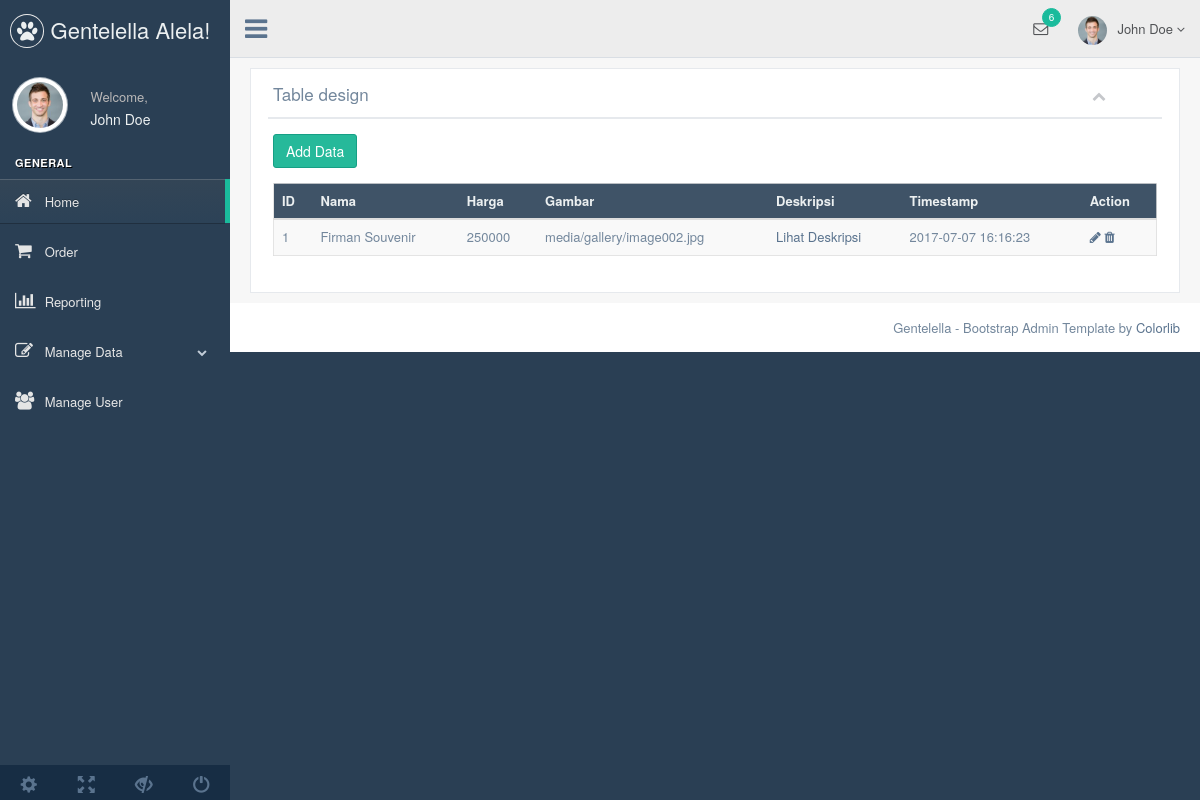
Before: /admin/index.php?menu=souvenir (signed in) with the older database file.
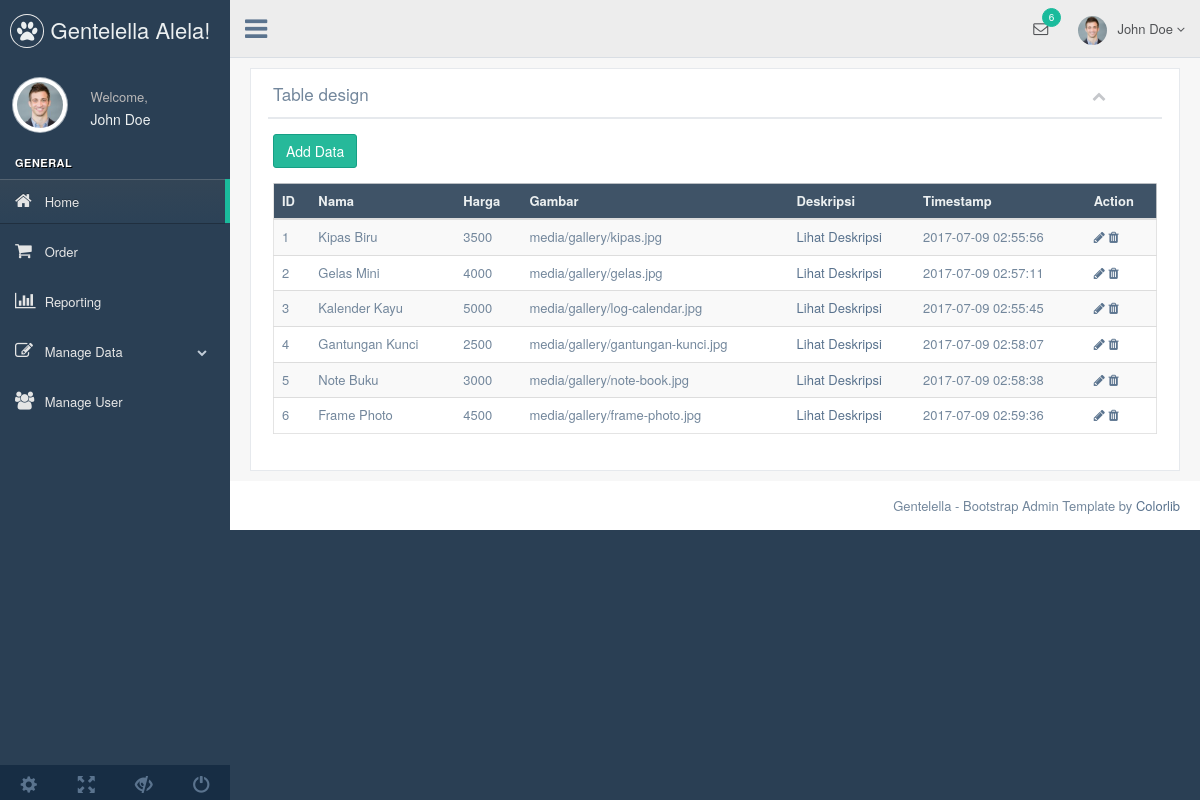
After: the same page with the newer database file.
### tables this page shows
CREATE TABLE `souvenir` (
  `id` int(11) NOT NULL,
  `name` varchar(255) NOT NULL,
  `price` int(11) NOT NULL,
  `image` varchar(255) NOT NULL,
  `description` text NOT NULL,
  `create_date` timestamp NOT NULL DEFAULT CURRENT_TIMESTAMP ON UPDATE CURRENT_TIMESTAMP
);

### admin/souvenir.php (the view, shortened to what this page needs)
<div class="row">
  <div class="col-md-12 col-sm-12 col-xs-12">
    <div class="x_panel">
      <div class="x_title">
        <h2>Table design <small>Custom design</small></h2>
        <ul class="nav navbar-right panel_toolbox">
          <li><a class="collapse-link"><i class="fa fa-chevron-up"></i></a></li>
        </ul>
        <div class="clearfix"></div>
      </div>
      <div class="x_content">
        <p><a href="#" class="btn btn-success" data-target="#ModalAdd" data-toggle="modal">Add Data</a></p>
        <div class="table-responsive">
          <table class="table table-striped jambo_table bulk_action">
            <thead>
              <tr class="headings">
                <th class="column-title">ID</th>
                <th class="column-title">Nama</th>
                <th class="column-title">Harga</th>
                <th class="column-title">Gambar</th>
                <th class="column-title">Deskripsi</th>
                <th class="column-title">Timestamp</th>
                <th class="column-title no-link last"><span class="nobr">Action</span></th>
              </tr>
            </thead>
            <tbody>
              <?php
                include "koneksi.php";
                $tbname="souvenir";
                $modal=mysqli_query($connection, "SELECT * FROM $tbname");
                while($r=mysqli_fetch_array($modal)){
              ?>
                <tr class="even pointer">
                    <td><?php echo $r['id']; ?></td>
                    <td><?php echo $r['name']; ?></td>
                    <td><?php echo $r['price']; ?></td>
                    <td><?php echo $r['image']; ?></td>
                    <td><a href="#" data-target="#ModalDesc<?php echo $r['id']; ?>" data-toggle="modal">Lihat Deskripsi</a></td>
                    <td><?php echo $r['create_date']; ?></td>
                    <td>
                       <a href="#" class='open_modal' id='<?php echo $r['id']; ?>' tbname="<?php echo $tbname; ?>"><i class="fa fa-pencil"></i></a>
                       <a href="#" onclick="confirm_modal('delete_data.php?id=<?php echo $r['id']; ?>&amp;tbname=<?php echo $tbname; ?>');"><i class="fa fa-trash"></i></a>
                    </td>
                </tr>
              <?php } ?>
        </tbody>
        </table>
        </div>
      </div>
    </div>
  </div>
</div>

Changed rows visible on the page:
changed souvenir id 1: name "Firman Souvenir" → "Kipas Biru"; price "250000" → "3500"; image "media/gallery/image002.jpg" → "media/gallery/kipas.jpg"; create_date "2017-07-07 16:16:23" → "2017-07-09 02:55:56"
added souvenir: id "2", name "Gelas Mini", price "4000", image "media/gallery/gelas.jpg", create_date "2017-07-09 02:57:11"
added souvenir: id "3", name "Kalender Kayu", price "5000", image "media/gallery/log-calendar.jpg", create_date "2017-07-09 02:55:45"
added souvenir: id "4", name "Gantungan Kunci", price "2500", image "media/gallery/gantungan-kunci.jpg", create_date "2017-07-09 02:58:07"
added souvenir: id "5", name "Note Buku", price "3000", image "media/gallery/note-book.jpg", create_date "2017-07-09 02:58:38"
added souvenir: id "6", name "Frame Photo", price "4500", image "media/gallery/frame-photo.jpg", create_date "2017-07-09 02:59:36"
